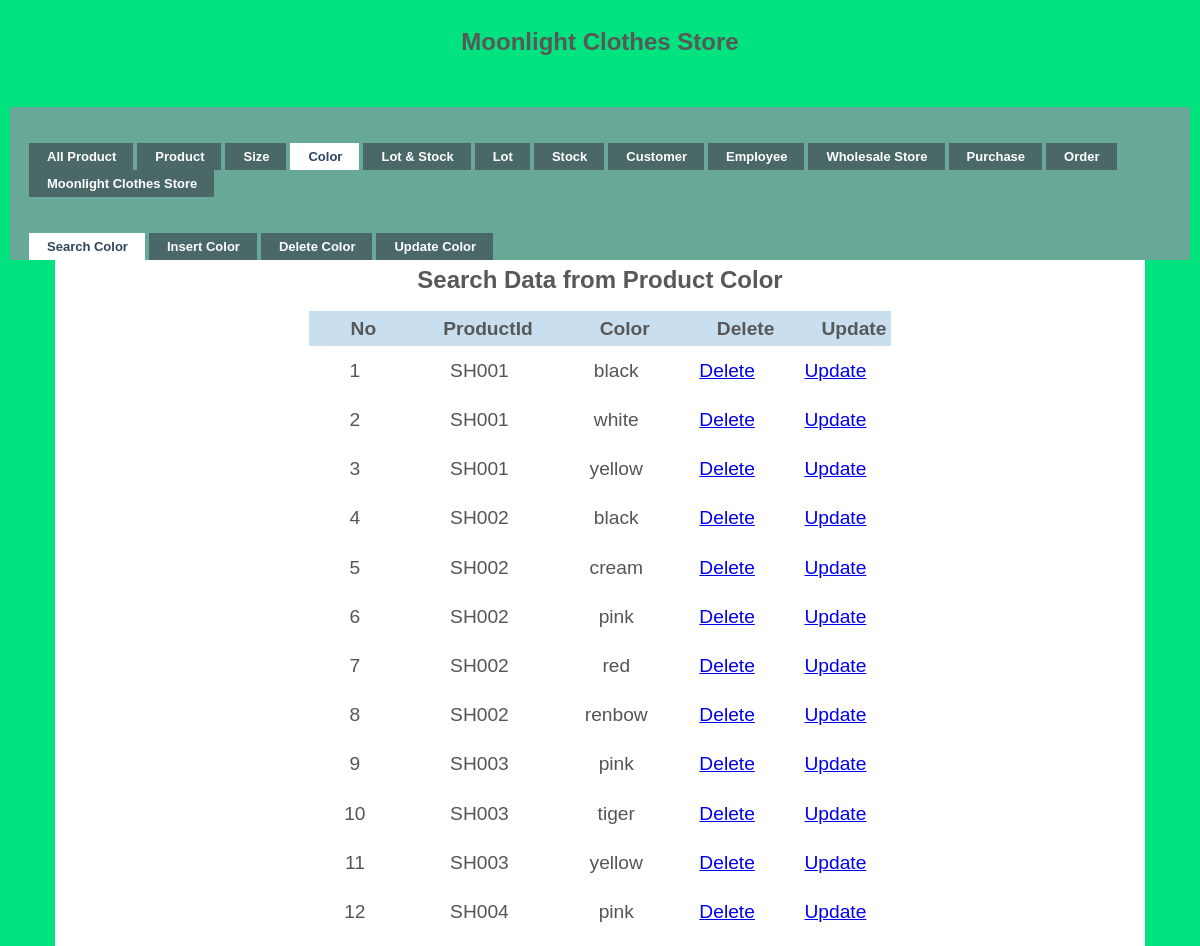
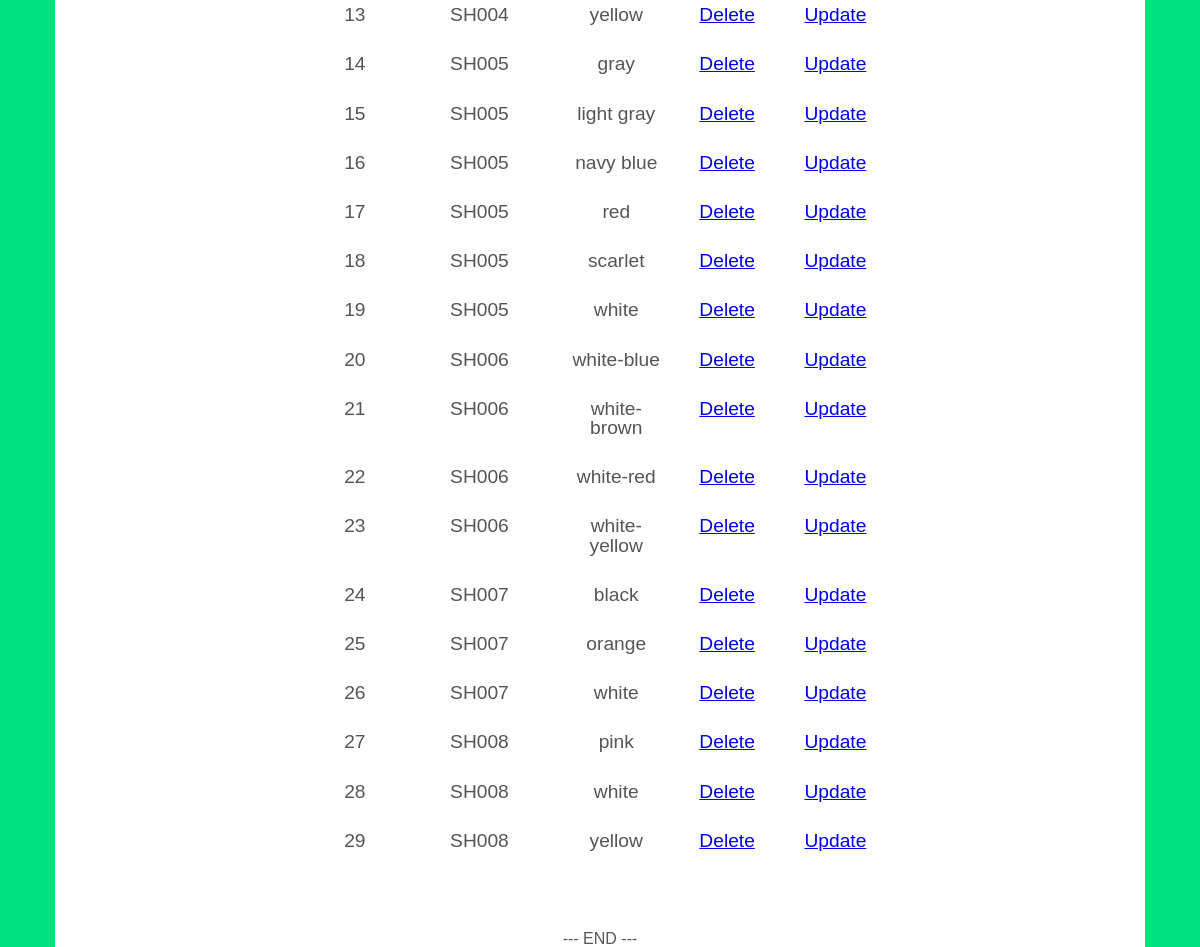
Screenshot of /searchData4.php with the database file from the repository (2 pictures, top to bottom).
### tables this page shows
CREATE TABLE `color_product` (
  `ProductId` varchar(11) NOT NULL,
  `ProductColor` varchar(50) NOT NULL,
  `ProductPicture` varchar(100) NOT NULL
);

### searchData4.php (the view, shortened to what this page needs)
<!DOCTYPE html PUBLIC "-//W3C//DTD XHTML 1.0 Transitional//EN" "http://www.w3.org/TR/xhtml1/DTD/xhtml1-transitional.dtd">
<html xmlns="http://www.w3.org/1999/xhtml">
<head>
<link rel="stylesheet" href="styles.css" type="text/css" />
<h1>Moonlight Clothes Store</h1>
</head>
<body>
<div id="demo-container">
  <ul id="simple-menu">
  	<li><a href="allproduct.php" ><span>All Product</span></a></li>
  	<li><a href="product.php" ><span>Product</span></a></li>
	<li><a href="size.php" ><span>Size</span></a></li>
    <li><a href="color.php" class="current"><span>Color</span></a></li>
  	<li><a href="lot&stock.php"  ><span>Lot & Stock </span></a></li>
  	<li><a href="lot.php" ><span>Lot </span></a></li>
    <li><a href="stock.php" ><span>Stock </span></a></li>
  	<li><a href="Customer.php" ><span>Customer</span></a></li>
    <li><a href="Employee.php" ><span>Employee</span></a></li>
    <li><a href="wholesale.php" ><span>Wholesale Store</span></a></li>
    <li><a href="purchase.php" ><span>Purchase</span></a></li>
    <li><a href="order.php" ><span>Order</span></a></li>
    <li><a href="/moonlight/public/index.php"><span>Moonlight Clothes Store</span></a></li>
  </ul>
</div>
<div id="demo-container">
  <ul id="simple-menu">
  <li><a href="searchCol.php" class="current"><span>Search Color</span></a></li>
    <li><a href="insertCol.php"><span>Insert Color</span></a></li>
    <li><a href="deCol.php"><span>Delete Color</span></a></li>
    <li><a href="updateCol.php"><span>Update Color</span></a></li>
  </ul>
</div>
<div id="wrapper">
<h1>Search Data from Product Color</h1>
</head>
</body>
</html>
  <?php
  $keyword  = $_REQUEST['keyword'];
  require('connect.php');
  $sql = "SELECT * FROM color_product WHERE ProductColor LIKE '%" . $keyword . "%';";
  $conn = mysqli_connect($servername, $username, $password, $dbname);
  $objQuery = mysqli_query($conn, $sql) or die("Error Query [" . $sql . "]");
  ?>
  <div align="center">
  <table id="keywords" cellspacing="0" cellpadding="0">
    <thead>
    <tr>
      <th width="50"><div align="center"><span>No</span></div></th>
      <th width="100"><div align="center"><span>ProductId</span></div></th>
      <th width="100"><div align="center"><span>Color</span></div></th>
      <th width="70"><div align="center">Delete</div></th>
      <th width="70"><div align="center">Update</div></th>
    </tr>
    </thead>
    <tbody>
    <?php
    $i = 1;
    while ($objResult = mysqli_fetch_array($objQuery)) {
    ?>
    <tr>
      <td>
        <div align="center"><?php echo $i; ?></div></td>
        <td><?php echo $objResult["ProductId"]; ?></td>
        <td><?php echo $objResult["ProductColor"]; ?></td>
        <td align="center"><a href="deleteData3.php?ProductColor=<?php echo $objResult["ProductColor"]; ?>">Delete</a></td>
        <td align="center"><a href="updateSiz.php?ProductColor=<?php echo $objResult["ProductColor"]; ?>">Update</a></td>
        <tr>
    <?php
      $i++;
    }
    ?>
  </tbody>
  </table>
  <?php
  echo "<br><br>";
  echo "--- END ---";
  ?></div>
  </body>
  </html>

### styles.css (style rules this page uses)
h1 { font-family:Verdana, Arial, Helvetica, sans-serif; font-size:16px; font-weight:bold; margin:0; padding:0; }
#demo-container { padding:25px 15px 0 15px; background:#67A897; }
ul#simple-menu { list-style-type:none; width:100%; position:relative; height:27px; font-family:"Trebuchet MS",Arial,sans-serif; font-size:13px; font-weight:bold; margin:0; padding:11px 0 0 0; }
ul#simple-menu li { display:block; float:left; margin:0 0 0 4px; height:27px; }
ul#simple-menu li a { display:block; float:left; color:#fff; background:#4A6867; line-height:27px; text-decoration:none; padding:0 17px 0 18px; height:27px; }
ul#simple-menu li a.current { color:#2E4560; background:#fff; }
html, body, div, span, applet, object, iframe, h1, h2, h3, h4, h5, h6, p, blockquote, pre, a, abbr, acronym, address, big, cite, code, del, dfn, em, img, ins, kbd, q, s, samp, small, strike, strong, sub, sup, tt, var, b, u, i, center, dl, dt, dd, ol, ul, li, fieldset, form, label, legend, table, caption, tbody, tfoot, thead, tr, th, td, article, aside, canvas, details, embed, figure, figcaption, footer, header, hgroup, menu, nav, output, ruby, section, summary, time, mark, audio, video { margin: 0; padding: 0; border: 0; font-size: 150%; font: inherit; vertical-align: baseline; outline: none; -webkit-font-smoothing: antialiased; -webkit-text-size-adjust: 100%; -ms-text-size-adjust: 100%; -webkit-box-sizing: border-box; -moz-box-sizing: border-box; box-sizing: border-box; }
html { overflow-y: scroll; }
body { background: #eee url('https://i.imgur.com/eeQeRmk.png'); font-family: 'Helvetica Neue', Helvetica, Arial, sans-serif; font-size: 100%; line-height: 1; color: #585858; padding: 22px 10px; padding-bottom: 55px; }
ol, ul { list-style: none; }
table { border-collapse: collapse; border-spacing: 0; }
h1 { font-family: 'Amarante', Tahoma, sans-serif; font-weight: bold; font-size: 150%; line-height: 1.7em; margin-bottom: 10px; text-align: center; }
#wrapper { display: block; width: 1090px; background: rgb(600, 600, 600); margin: 0 auto; padding: 0px 0px; -webkit-box-align: 2px 2px 3px -1px rgba(0,0,0,0.35); }
#keywords { margin: 0 auto; font-size: 1.2em; margin-bottom: 15px; }
#keywords thead { cursor: pointer; background: #c9dff0; }
#keywords thead tr th { font-weight: bold; padding: 8px 5px; padding-left: 42px; }
#keywords thead tr th span { padding-right: 20px; background-repeat: no-repeat; background-position: 100% 100%; }
#keywords tbody tr { color: #555; }
#keywords tbody tr td { text-align: center; padding: 15px 10px; }
* { box-sizing: border-box; }
html, body { height: 100%; }
body { display: grid; grid-template-rows: 1fr; font-family: "Raleway", sans-serif; background-color: #01e37f; }

### rows the page displays
color_product: ProductId "SH001", ProductColor "black"
color_product: ProductId "SH001", ProductColor "white"
color_product: ProductId "SH001", ProductColor "yellow"
color_product: ProductId "SH002", ProductColor "black"
color_product: ProductId "SH002", ProductColor "cream"
color_product: ProductId "SH002", ProductColor "pink"
color_product: ProductId "SH002", ProductColor "red"
color_product: ProductId "SH002", ProductColor "renbow"
color_product: ProductId "SH003", ProductColor "pink"
color_product: ProductId "SH003", ProductColor "tiger"
color_product: ProductId "SH003", ProductColor "yellow"
color_product: ProductId "SH004", ProductColor "pink"
color_product: ProductId "SH004", ProductColor "yellow"
color_product: ProductId "SH005", ProductColor "gray"
color_product: ProductId "SH005", ProductColor "light gray"
color_product: ProductId "SH005", ProductColor "navy blue"
color_product: ProductId "SH005", ProductColor "red"
color_product: ProductId "SH005", ProductColor "scarlet"
color_product: ProductId "SH005", ProductColor "white"
color_product: ProductId "SH006", ProductColor "white-blue"
color_product: ProductId "SH006", ProductColor "white-brown"
color_product: ProductId "SH006", ProductColor "white-red"
color_product: ProductId "SH006", ProductColor "white-yellow"
color_product: ProductId "SH007", ProductColor "black"
color_product: ProductId "SH007", ProductColor "orange"
color_product: ProductId "SH007", ProductColor "white"
color_product: ProductId "SH008", ProductColor "pink"
color_product: ProductId "SH008", ProductColor "white"
color_product: ProductId "SH008", ProductColor "yellow"
